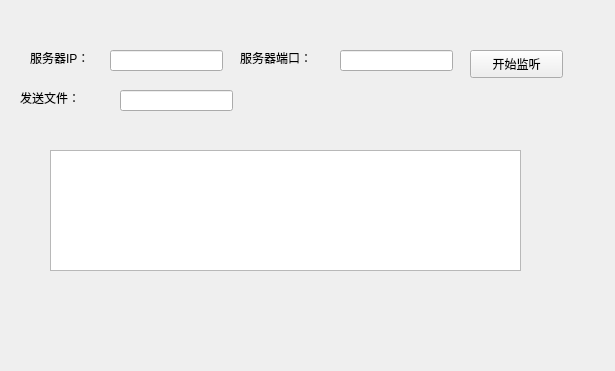
<?xml version="1.0" encoding="UTF-8"?>
<ui version="4.0">
 <class>Widget</class>
 <widget class="QWidget" name="Widget">
  <property name="geometry">
   <rect>
    <x>0</x>
    <y>0</y>
    <width>615</width>
    <height>371</height>
   </rect>
  </property>
  <property name="windowTitle">
   <string>Form</string>
  </property>
  <widget class="QLabel" name="label_IP">
   <property name="geometry">
    <rect>
     <x>30</x>
     <y>50</y>
     <width>72</width>
     <height>15</height>
    </rect>
   </property>
   <property name="text">
    <string>服务器IP：</string>
   </property>
  </widget>
  <widget class="QLineEdit" name="lineEdit_IP">
   <property name="geometry">
    <rect>
     <x>110</x>
     <y>50</y>
     <width>113</width>
     <height>21</height>
    </rect>
   </property>
  </widget>
  <widget class="QTextEdit" name="textEdit">
   <property name="geometry">
    <rect>
     <x>50</x>
     <y>150</y>
     <width>471</width>
     <height>121</height>
    </rect>
   </property>
  </widget>
  <widget class="QPushButton" name="pbtn">
   <property name="geometry">
    <rect>
     <x>470</x>
     <y>50</y>
     <width>93</width>
     <height>28</height>
    </rect>
   </property>
   <property name="text">
    <string>开始监听</string>
   </property>
  </widget>
  <widget class="QLabel" name="label_Port">
   <property name="geometry">
    <rect>
     <x>240</x>
     <y>50</y>
     <width>91</width>
     <height>16</height>
    </rect>
   </property>
   <property name="text">
    <string>服务器端口：</string>
   </property>
  </widget>
  <widget class="QLineEdit" name="lineEdit_Port">
   <property name="geometry">
    <rect>
     <x>340</x>
     <y>50</y>
     <width>113</width>
     <height>21</height>
    </rect>
   </property>
  </widget>
  <widget class="QLabel" name="label_File">
   <property name="geometry">
    <rect>
     <x>20</x>
     <y>90</y>
     <width>72</width>
     <height>15</height>
    </rect>
   </property>
   <property name="text">
    <string>发送文件：</string>
   </property>
  </widget>
  <widget class="QLineEdit" name="lineEdit_File">
   <property name="geometry">
    <rect>
     <x>120</x>
     <y>90</y>
     <width>113</width>
     <height>21</height>
    </rect>
   </property>
  </widget>
 </widget>
 <resources/>
 <connections/>
</ui>
